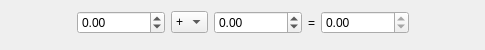
<?xml version="1.0" encoding="UTF-8"?>
<ui version="4.0">
 <class>Dialog</class>
 <widget class="QDialog" name="Dialog">
  <property name="geometry">
   <rect>
    <x>0</x>
    <y>0</y>
    <width>485</width>
    <height>50</height>
   </rect>
  </property>
  <property name="contextMenuPolicy">
   <enum>Qt::DefaultContextMenu</enum>
  </property>
  <property name="windowTitle">
   <string>Kalkulačka</string>
  </property>
  <layout class="QGridLayout" name="gridLayout">
   <item row="0" column="3">
    <spacer name="verticalSpacer_2">
     <property name="orientation">
      <enum>Qt::Vertical</enum>
     </property>
     <property name="sizeHint" stdset="0">
      <size>
       <width>20</width>
       <height>17</height>
      </size>
     </property>
    </spacer>
   </item>
   <item row="1" column="4">
    <widget class="QLabel" name="label">
     <property name="text">
      <string>=</string>
     </property>
    </widget>
   </item>
   <item row="1" column="2">
    <widget class="QComboBox" name="cb_operator">
     <item>
      <property name="text">
       <string>+</string>
      </property>
     </item>
     <item>
      <property name="text">
       <string>-</string>
      </property>
     </item>
     <item>
      <property name="text">
       <string>*</string>
      </property>
     </item>
     <item>
      <property name="text">
       <string>/</string>
      </property>
     </item>
    </widget>
   </item>
   <item row="1" column="3">
    <widget class="QDoubleSpinBox" name="sb_operand2">
     <property name="minimum">
      <double>-999999999.000000000000000</double>
     </property>
     <property name="maximum">
      <double>999999999.000000000000000</double>
     </property>
    </widget>
   </item>
   <item row="1" column="1">
    <widget class="QDoubleSpinBox" name="sb_operand1">
     <property name="minimum">
      <double>-999999999.000000000000000</double>
     </property>
     <property name="maximum">
      <double>999999999.000000000000000</double>
     </property>
    </widget>
   </item>
   <item row="2" column="3">
    <spacer name="verticalSpacer">
     <property name="orientation">
      <enum>Qt::Vertical</enum>
     </property>
     <property name="sizeHint" stdset="0">
      <size>
       <width>20</width>
       <height>122</height>
      </size>
     </property>
    </spacer>
   </item>
   <item row="1" column="5">
    <widget class="QDoubleSpinBox" name="sb_result">
     <property name="enabled">
      <bool>true</bool>
     </property>
     <property name="readOnly">
      <bool>true</bool>
     </property>
     <property name="minimum">
      <double>-999999999.000000000000000</double>
     </property>
     <property name="maximum">
      <double>999999999.000000000000000</double>
     </property>
    </widget>
   </item>
   <item row="1" column="6">
    <spacer name="horizontalSpacer">
     <property name="orientation">
      <enum>Qt::Horizontal</enum>
     </property>
     <property name="sizeHint" stdset="0">
      <size>
       <width>40</width>
       <height>20</height>
      </size>
     </property>
    </spacer>
   </item>
   <item row="1" column="0">
    <spacer name="horizontalSpacer_2">
     <property name="orientation">
      <enum>Qt::Horizontal</enum>
     </property>
     <property name="sizeHint" stdset="0">
      <size>
       <width>40</width>
       <height>20</height>
      </size>
     </property>
    </spacer>
   </item>
  </layout>
 </widget>
 <resources/>
 <connections/>
</ui>
